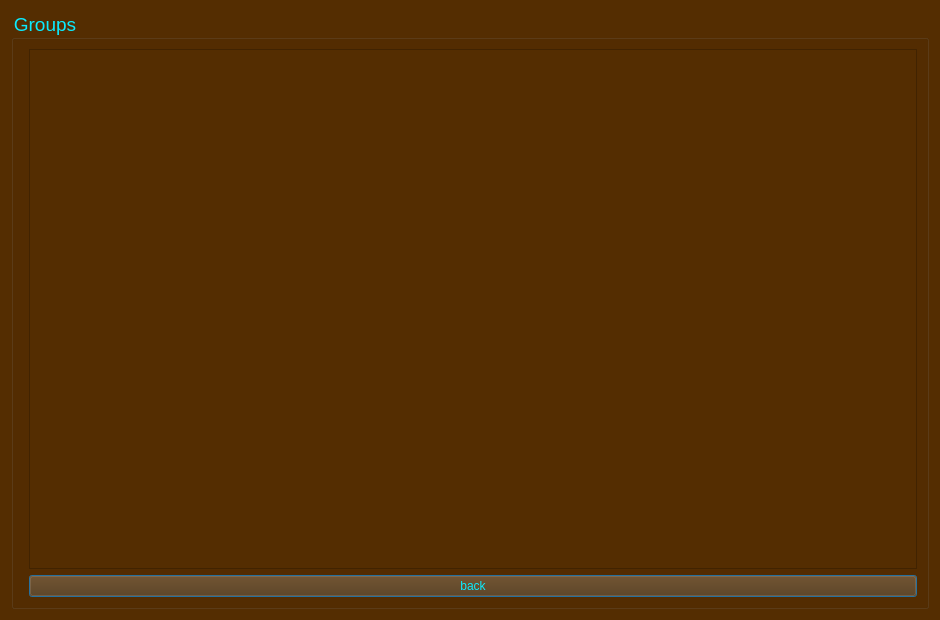
<?xml version="1.0" encoding="UTF-8"?>
<ui version="4.0">
 <class>getgrouplist_Dialog</class>
 <widget class="QDialog" name="getgrouplist_Dialog">
  <property name="geometry">
   <rect>
    <x>0</x>
    <y>0</y>
    <width>940</width>
    <height>620</height>
   </rect>
  </property>
  <property name="windowTitle">
   <string>Dialog</string>
  </property>
  <property name="styleSheet">
   <string notr="true">background-color: rgb(84, 45, 1);</string>
  </property>
  <layout class="QVBoxLayout" name="verticalLayout">
   <item>
    <widget class="QGroupBox" name="groups_groupBox">
     <property name="font">
      <font>
       <pointsize>14</pointsize>
      </font>
     </property>
     <property name="styleSheet">
      <string notr="true">color: rgb(10, 235, 255);
</string>
     </property>
     <property name="title">
      <string>Groups</string>
     </property>
     <layout class="QFormLayout" name="formLayout">
      <item row="0" column="1">
       <widget class="QTextEdit" name="group_list_textEdit">
        <property name="styleSheet">
         <string notr="true">font: 12pt &quot;Segoe UI&quot;;</string>
        </property>
       </widget>
      </item>
      <item row="1" column="1">
       <widget class="QPushButton" name="group_pushButton">
        <property name="text">
         <string>back</string>
        </property>
       </widget>
      </item>
     </layout>
    </widget>
   </item>
  </layout>
 </widget>
 <resources/>
 <connections/>
</ui>
